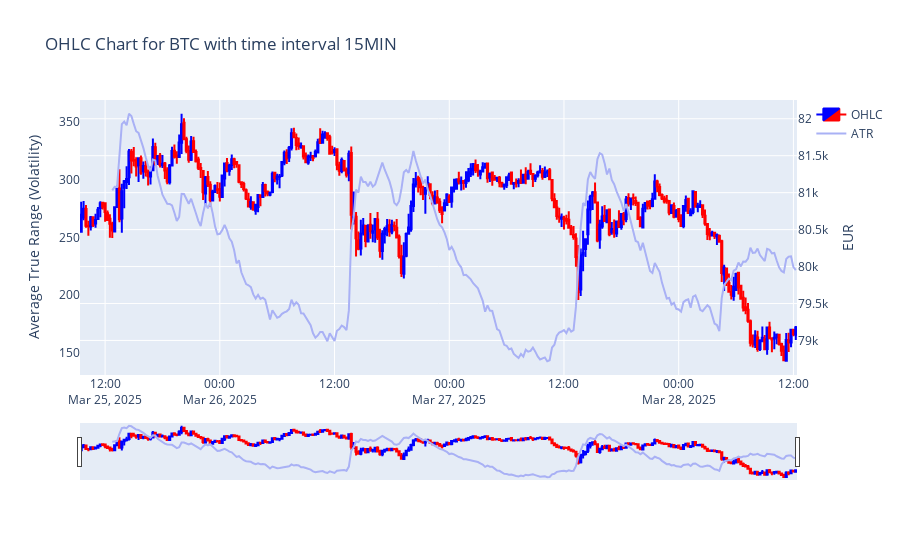
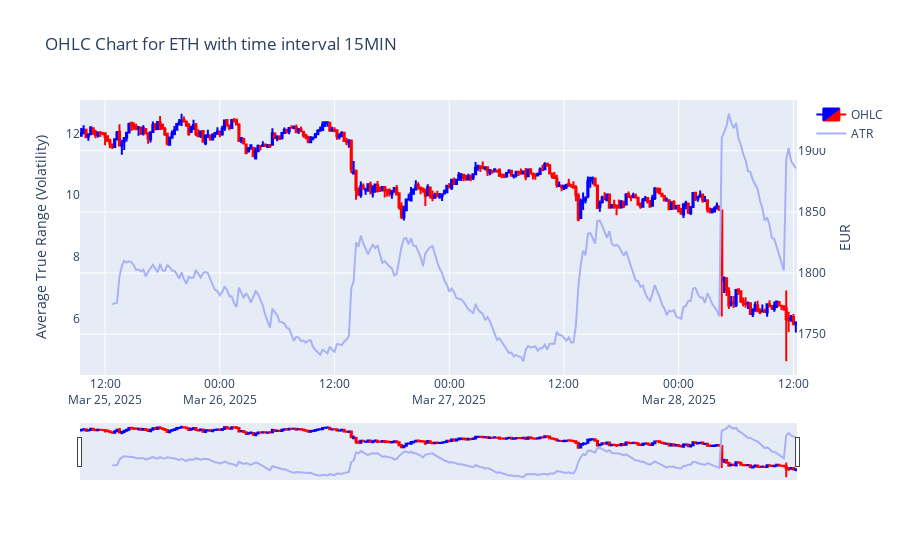
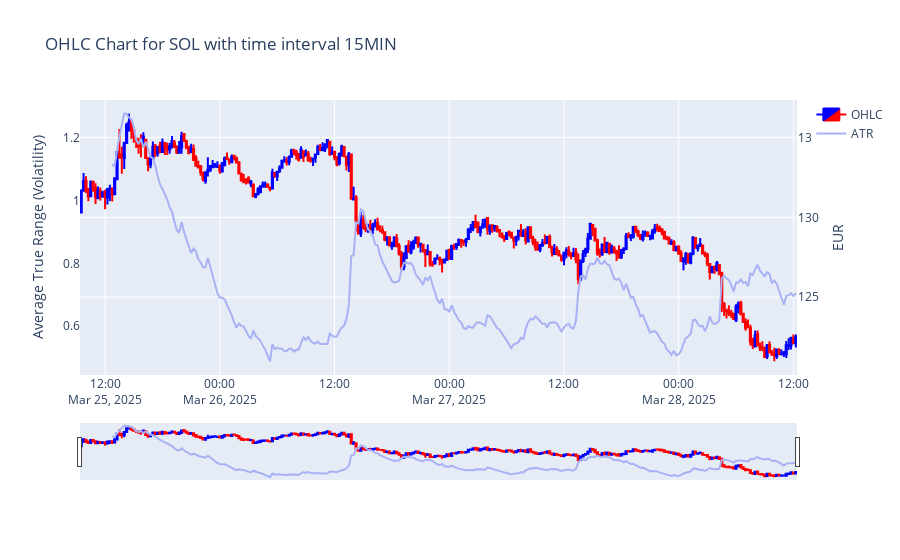
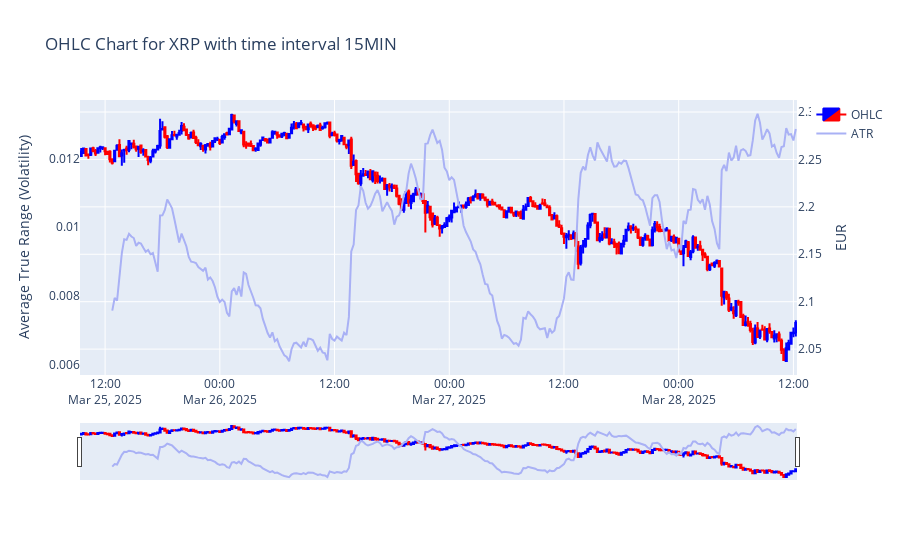

Notebook source saved alongside these figures, in order:
### Markdown cell above
## Step 7 - Visualise Data

For visualisation - use plotly.

### Simple Visualisation

First, let's create a simple OHLC (Open, High, Low, Close) candle stick chart for each of our currencies.

### Code cell
#!pip3 install plotly
import plotly.offline as pyo
pyo.init_notebook_mode(connected=True)  # Initialize Plotly in offline mode for notebook compatibility
import plotly.graph_objs as go  # Import Plotly graphing objects for creating visualizations

df_history_enhanced = df_history_enhanced.sort_values(['date'], ascending=True)  # Sort data by date (oldest to newest) for visualization

granularity = '15MIN'  # Set the granularity (time interval) for the chart

# Loop over each cryptocurrency in MY_CRYPTO_CURRENCIES to generate a chart for each
for currency in MY_CRYPTO_CURRENCIES:
    # Filter data for the specific granularity and currency
    df_history_for_chart = df_history_enhanced.query(f'granularity == \'{granularity}\' and base_currency == \'{currency}\'')
    
    fig = go.Figure()  # Create a new figure for the chart

    # Add a Candlestick trace (OHLC chart) for the currency
    fig.add_trace(go.Candlestick(
        x=df_history_for_chart['date'],  # Set the x-axis to be the date
        open=df_history_for_chart['open'],  # Set the open prices
        high=df_history_for_chart['high'],  # Set the high prices
        low=df_history_for_chart['low'],  # Set the low prices
        close=df_history_for_chart['close'],  # Set the close prices
        name='OHLC'  # Name of the trace
    ))

    # Add the Average True Range (ATR) line on a secondary y-axis
    fig.add_trace(go.Scatter(
        x=df_history_for_chart['date'],  # Set the x-axis to be the date
        y=df_history_for_chart['average_true_range'],  # Set the y-values to the ATR
        line=dict(color=MACD_COLOR),  # Set the line color for ATR (should be predefined)
        mode='lines',  # Display the ATR as a line
        name="ATR",  # Name of the ATR trace
        yaxis="y2"  # Attach ATR to the secondary y-axis
    ))

    # Customize candlestick colors based on price movement
    cs = fig.data[0]  # Access the candlestick trace
    cs.increasing.fillcolor = CANDLE_INCREASE_COLOR  # Set color for increasing candles
    cs.increasing.line.color = CANDLE_INCREASE_COLOR  # Set border color for increasing candles
    cs.decreasing.fillcolor = CANDLE_DECREASE_COLOR  # Set color for decreasing candles
    cs.decreasing.line.color = CANDLE_DECREASE_COLOR  # Set border color for decreasing candles

    # Update layout settings for the chart
    fig.update_layout(
        yaxis=dict(
            title=MY_QUOTE_CURRENCY,  # Set the title for the primary y-axis (currency values)
            side="right",  # Place the y-axis on the right side
        ),
        yaxis2=dict(
            title="Average True Range (Volatility)",  # Title for the secondary y-axis (ATR)
            anchor="free",  # Set to free to avoid overlaying with the primary y-axis
            overlaying="y",  # Overlay this y-axis over the primary one
            side="left",  # Place the secondary y-axis on the left
        ),
        yaxis2_showgrid=False,  # Disable grid for the secondary y-axis
        yaxis2_zeroline=False,  # Disable the zero line for the secondary y-axis
        xaxis_rangeslider_visible=False,  # Hide the range slider below the x-axis
        title=f'OHLC Chart for {currency} with time interval {granularity}',  # Set the chart title
        hovermode='x unified',  # Show all data for a specific x-axis point when hovering
        xaxis=dict(
            rangeslider=dict(visible=True),  # Make the range slider visible for zooming
            type="date"  # Set the x-axis to display dates
        ),
        template=PLOTLY_TEMPLATE,  # Apply a custom Plotly template (should be predefined)
    )

    # Display the chart
    fig.show()

### Figure 1 — Plotly figure (JSON) as saved in the notebook; plotly's stock layout.template omitted (floating-point values rounded to 4 significant figures; data arrays with more than 128 entries replaced by an {"elided": "..."} marker saying what was removed)
{"data": [{"close": {"elided": "300 float values"}, "decreasing": {"fillcolor": "red", "line": {"color": "red"}}, "high": {"elided": "300 float values"}, "increasing": {"fillcolor": "blue", "line": {"color": "blue"}}, "low": {"elided": "300 float values"}, "name": "OHLC", "open": {"elided": "300 float values"}, "type": "candlestick", "x": {"elided": "300 str values"}}, {"line": {"color": "#A9B1F5"}, "mode": "lines", "name": "ATR", "type": "scatter", "x": {"elided": "300 str values"}, "y": {"elided": "300 float values"}, "yaxis": "y2"}], "layout": {"hovermode": "x unified", "title": {"text": "OHLC Chart for BTC with time interval 15MIN"}, "xaxis": {"rangeslider": {"visible": true}, "type": "date"}, "yaxis": {"side": "right", "title": {"text": "EUR"}}, "yaxis2": {"anchor": "free", "overlaying": "y", "showgrid": false, "side": "left", "title": {"text": "Average True Range (Volatility)"}, "zeroline": false}}}

### Figure 2 — Plotly figure (JSON) as saved in the notebook; plotly's stock layout.template omitted (floating-point values rounded to 4 significant figures; data arrays with more than 128 entries replaced by an {"elided": "..."} marker saying what was removed)
{"data": [{"close": {"elided": "300 float values"}, "decreasing": {"fillcolor": "red", "line": {"color": "red"}}, "high": {"elided": "300 float values"}, "increasing": {"fillcolor": "blue", "line": {"color": "blue"}}, "low": {"elided": "300 float values"}, "name": "OHLC", "open": {"elided": "300 float values"}, "type": "candlestick", "x": {"elided": "300 str values"}}, {"line": {"color": "#A9B1F5"}, "mode": "lines", "name": "ATR", "type": "scatter", "x": {"elided": "300 str values"}, "y": {"elided": "300 float values"}, "yaxis": "y2"}], "layout": {"hovermode": "x unified", "title": {"text": "OHLC Chart for ETH with time interval 15MIN"}, "xaxis": {"rangeslider": {"visible": true}, "type": "date"}, "yaxis": {"side": "right", "title": {"text": "EUR"}}, "yaxis2": {"anchor": "free", "overlaying": "y", "showgrid": false, "side": "left", "title": {"text": "Average True Range (Volatility)"}, "zeroline": false}}}

### Figure 3 — Plotly figure (JSON) as saved in the notebook; plotly's stock layout.template omitted (floating-point values rounded to 4 significant figures; data arrays with more than 128 entries replaced by an {"elided": "..."} marker saying what was removed)
{"data": [{"close": {"elided": "300 float values"}, "decreasing": {"fillcolor": "red", "line": {"color": "red"}}, "high": {"elided": "300 float values"}, "increasing": {"fillcolor": "blue", "line": {"color": "blue"}}, "low": {"elided": "300 float values"}, "name": "OHLC", "open": {"elided": "300 float values"}, "type": "candlestick", "x": {"elided": "300 str values"}}, {"line": {"color": "#A9B1F5"}, "mode": "lines", "name": "ATR", "type": "scatter", "x": {"elided": "300 str values"}, "y": {"elided": "300 float values"}, "yaxis": "y2"}], "layout": {"hovermode": "x unified", "title": {"text": "OHLC Chart for SOL with time interval 15MIN"}, "xaxis": {"rangeslider": {"visible": true}, "type": "date"}, "yaxis": {"side": "right", "title": {"text": "EUR"}}, "yaxis2": {"anchor": "free", "overlaying": "y", "showgrid": false, "side": "left", "title": {"text": "Average True Range (Volatility)"}, "zeroline": false}}}

### Figure 4 — Plotly figure (JSON) as saved in the notebook; plotly's stock layout.template omitted (floating-point values rounded to 4 significant figures; data arrays with more than 128 entries replaced by an {"elided": "..."} marker saying what was removed)
{"data": [{"close": {"elided": "300 float values"}, "decreasing": {"fillcolor": "red", "line": {"color": "red"}}, "high": {"elided": "300 float values"}, "increasing": {"fillcolor": "blue", "line": {"color": "blue"}}, "low": {"elided": "300 float values"}, "name": "OHLC", "open": {"elided": "300 float values"}, "type": "candlestick", "x": {"elided": "300 str values"}}, {"line": {"color": "#A9B1F5"}, "mode": "lines", "name": "ATR", "type": "scatter", "x": {"elided": "300 str values"}, "y": {"elided": "300 float values"}, "yaxis": "y2"}], "layout": {"hovermode": "x unified", "title": {"text": "OHLC Chart for XRP with time interval 15MIN"}, "xaxis": {"rangeslider": {"visible": true}, "type": "date"}, "yaxis": {"side": "right", "title": {"text": "EUR"}}, "yaxis2": {"anchor": "free", "overlaying": "y", "showgrid": false, "side": "left", "title": {"text": "Average True Range (Volatility)"}, "zeroline": false}}}
